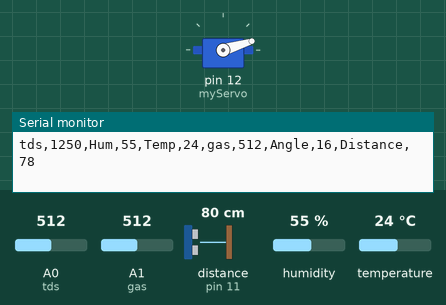
Bench run of a sketch on a simulated Arduino Uno, built with avr-gcc and run on an emulated ATmega328P. Shown: servo, the last lines printed to the serial monitor. Wiring (inferred from the names in the program): ultrasonic range finder: trigger pin 10; echo pin 11. The inputs (shaded band) are chosen by the test bench; at power-on: distance to the obstacle (sensor on pin 11) 80 cm, A0 (tds) = 512, A1 (gas) = 512, humidity 55 %, temperature 24 °C. The echo pulse lasts 58.3 µs per cm.

Above: at 1.2 s.
1.3 s: distance to the obstacle (sensor on pin 11) set to 9 cm
At 2.36 s:
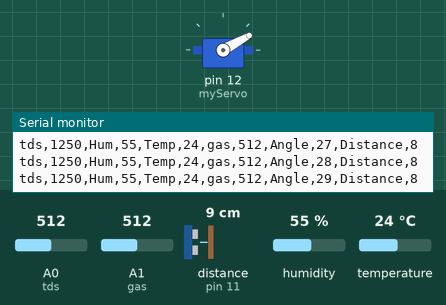
4.8 s: distance to the obstacle (sensor on pin 11) set to 2 cm
At 4.97 s:
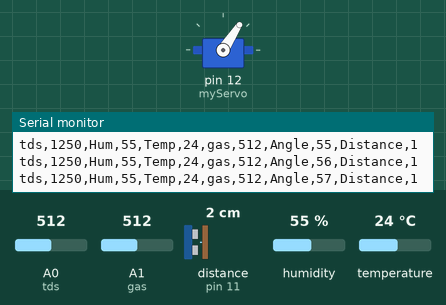
11.8 s: A0 (tds) set to 420
At 15.08 s:
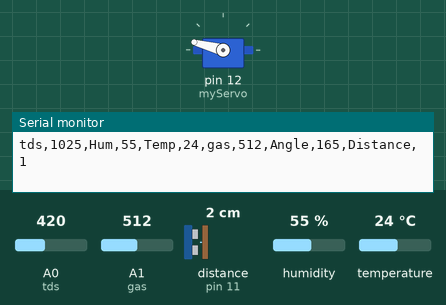
15.3 s: A0 (tds) set to 402
At 16.43 s:
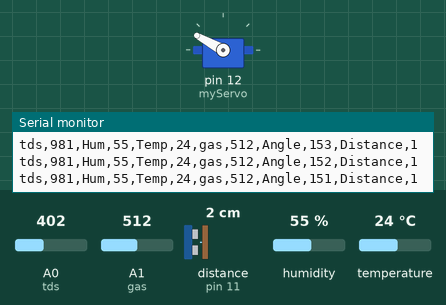
21.4 s: A1 (gas) set to 110
27.5 s: A1 (gas) set to 91
Timing chart, 0 to 34.6 s (numbered marks = the images above; inputs shaded):
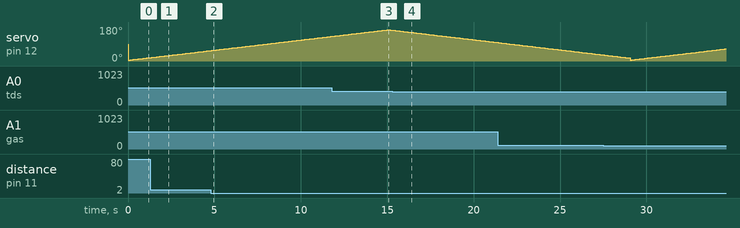

Measured:
- the behaviour switches between 410 and 409 on A0 (tds) (found by bisection; images 3 and 4)

The sketch:

radar_dht_gas_water.ino
```cpp
#include <DHT.h>
#include <Servo.h>

#define DHTPIN 9
#define DHTTYPE DHT11
DHT dht(DHTPIN, DHTTYPE);

Servo myServo;

const int trigPin = 10;
const int echoPin = 11;
long duration;
int distance;

int gas = A1;

int tds = A0;
const float VREF = 5.0;
const float ADCRANGE = 1024;
const float tdsfactor = 0.5;


void setup() {
  Serial.begin(9600);
  pinMode(gas, INPUT);
  pinMode(tds, INPUT);

  myServo.attach(12);
  pinMode(trigPin, OUTPUT);
  pinMode(echoPin, INPUT);
  dht.begin();
}

void loop() {


  radar();
  // Serial.println("");
  // delay(1000);
}

void gas_dth_tds(){
  int tds_read = analogRead(tds);
  float voltage = tds_read * (VREF / ADCRANGE);
  int tds_value = (voltage * tdsfactor) * 1000;

  Serial.print("tds,");
  Serial.print(tds_value);
  Serial.print(",");

  int humi = dht.readHumidity(0);
  Serial.print("Hum,");
  Serial.print(humi);
  Serial.print(",");

  int temp = dht.readTemperature();
  Serial.print("Temp,");
  Serial.print(temp);
  Serial.print(",");

  int gas_value = analogRead(gas);
  Serial.print("gas,");
  Serial.print(gas_value);
  Serial.print(",");
}

void radar() {
  for (int i = 5; i <= 165; i++) {
    gas_dth_tds();
    myServo.write(i);
    delay(90);
    distance = calculateDistance();
    Serial.print("Angle,");
    Serial.print(i);
    Serial.print(",");
    Serial.print("Distance,");
    Serial.print(distance);
    Serial.println("");
  }
  for (int i = 165; i > 15; i--) {
    gas_dth_tds();
    myServo.write(i);
    delay(90);
    distance = calculateDistance();
    Serial.print("Angle,");
    Serial.print(i);
    Serial.print(",");
    Serial.print("Distance,");
    Serial.print(distance);
    Serial.println("");
  }
}

int calculateDistance() {

  digitalWrite(trigPin, LOW);
  delayMicroseconds(2);
  // Sets the trigPin on HIGH state for 10 micro seconds
  digitalWrite(trigPin, HIGH);
  delayMicroseconds(10);
  digitalWrite(trigPin, LOW);
  duration = pulseIn(echoPin, HIGH);  // Reads the echoPin, returns the sound wave travel time in microseconds
  distance = duration * 0.034 / 2;
  return distance;
}
```
